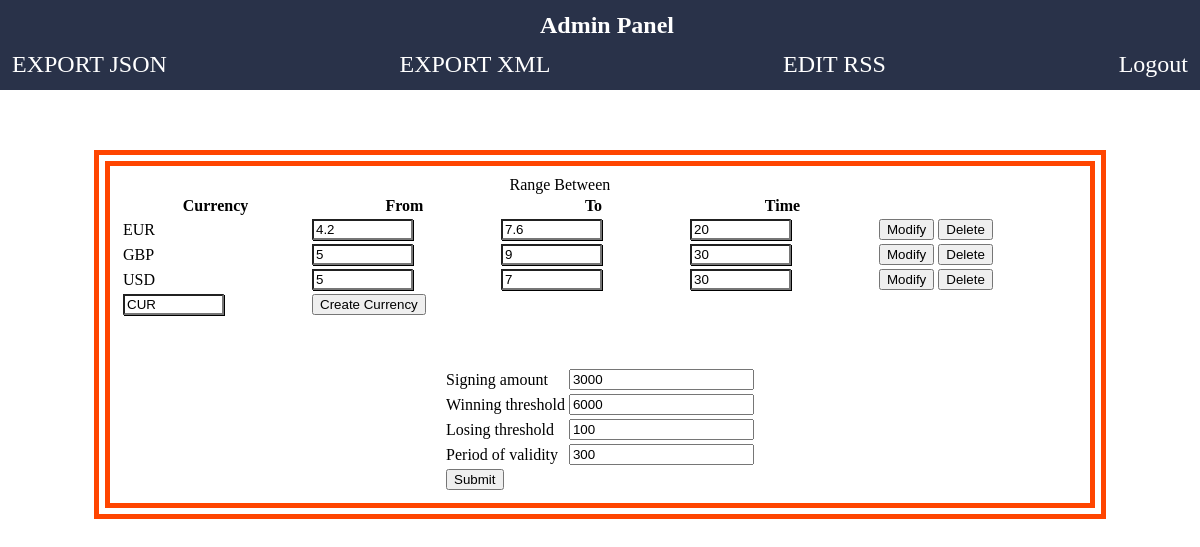
Page /page/Admin.php (signed in) on the earlier database version.
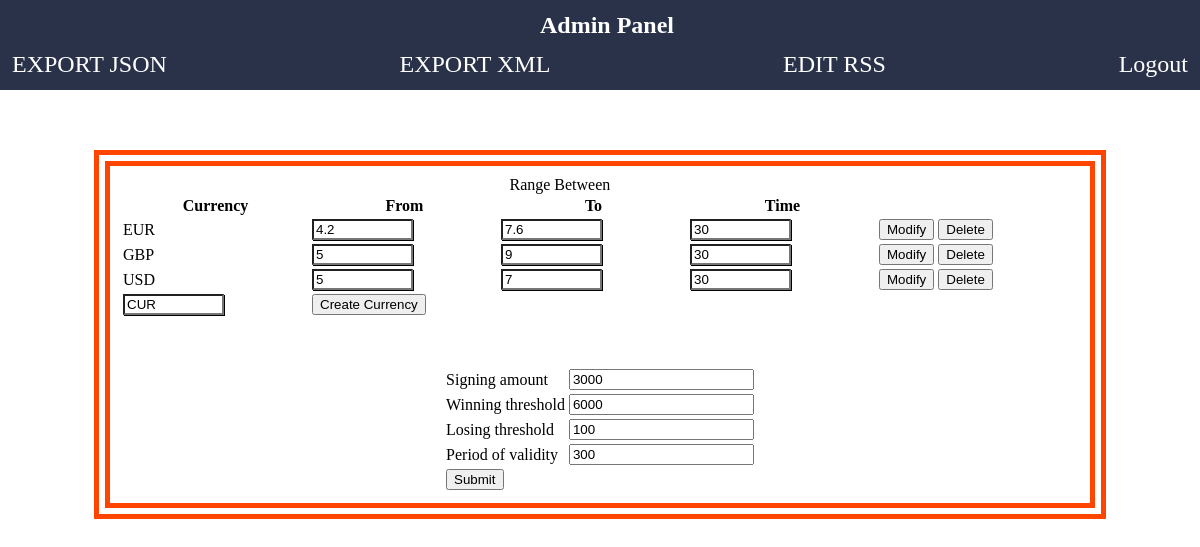
Same page on the later database version.
### tables this page shows
CREATE TABLE `currency` (
  `name` varchar(8) NOT NULL,
  `cur_value` double NOT NULL,
  `last_value` double(10,3) NOT NULL,
  `min_value` double NOT NULL,
  `max_value` double NOT NULL,
  `update_time` int(11) NOT NULL,
  `last_update` datetime NOT NULL
);

### script/include.php (called while the page is built, shortened)
<?php
function get_currency(){
	require('db.php');
	$sql="SELECT * FROM `currency`;";
	$result=mysqli_query($con,$sql) or die (mysqli_error($con));
	if ($result){
		return $result;
	}
	else return 0;
}
?>

### script/edit_currency.php (the view, shortened to what this page needs)
<?php
require ('db.php');
include_once ('include.php');
$result=get_currency();
if (mysqli_num_rows($result)>0){
	while ($row=mysqli_fetch_assoc($result)){ ?>
		<form method="post" action="<?php echo htmlentities($_SERVER['PHP_SELF']); ?>">
		<tr>
			<td><?php echo $row['name'];?></td>
			<td><input type="number" step="any" class="changeRate" name="min_value" value="<?php echo $row['min_value'];?>"></td>
			<td><input type="number" step="any" class="changeRate" name="max_value" value="<?php echo $row['max_value'];?>"></td>
			<td><input type="number" class="changeRate" name="update_time" value="<?php echo $row['update_time'];?>"></td>
			<td><input type="submit" name="submit" value="Modify"></button></td>
			<td><input type="submit" name="delete" value="Delete"></button></td>
            <td><input type="hidden" name="name" value="<?php echo $row['name'];?>"></td>
		</tr>
		</form>
	<?php
	} ?>
	<tr>
	<form method="post" action="<?php echo htmlentities($_SERVER['PHP_SELF']); ?>">
	<td><input type="text" class="changeRate" name="name" value="CUR"></td>
	<td><input type="submit" name="insert" value="Create Currency"></button></td>
	</form>
	</tr>
<?php
}
?>

Differences in the rows shown:
changed currency "EUR": update_time "20" → "30"
